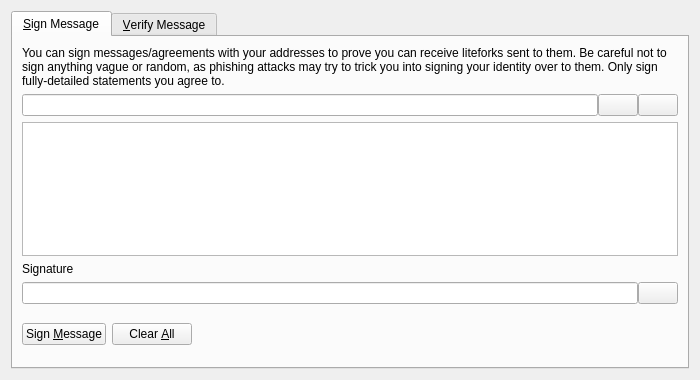
<?xml version="1.0" encoding="UTF-8"?>
<ui version="4.0">
 <class>SignVerifyMessageDialog</class>
 <widget class="QDialog" name="SignVerifyMessageDialog">
  <property name="geometry">
   <rect>
    <x>0</x>
    <y>0</y>
    <width>700</width>
    <height>380</height>
   </rect>
  </property>
  <property name="windowTitle">
   <string>Signatures - Sign / Verify a Message</string>
  </property>
  <property name="modal">
   <bool>true</bool>
  </property>
  <layout class="QVBoxLayout" name="verticalLayout">
   <item>
    <widget class="QTabWidget" name="tabWidget">
     <property name="currentIndex">
      <number>0</number>
     </property>
     <widget class="QWidget" name="tabSignMessage">
      <attribute name="title">
       <string>&amp;Sign Message</string>
      </attribute>
      <layout class="QVBoxLayout" name="verticalLayout_SM">
       <item>
        <widget class="QLabel" name="infoLabel_SM">
         <property name="text">
          <string>You can sign messages/agreements with your addresses to prove you can receive liteforks sent to them. Be careful not to sign anything vague or random, as phishing attacks may try to trick you into signing your identity over to them. Only sign fully-detailed statements you agree to.</string>
         </property>
         <property name="textFormat">
          <enum>Qt::PlainText</enum>
         </property>
         <property name="wordWrap">
          <bool>true</bool>
         </property>
        </widget>
       </item>
       <item>
        <layout class="QHBoxLayout" name="horizontalLayout_1_SM">
         <property name="spacing">
          <number>0</number>
         </property>
         <item>
          <widget class="QValidatedLineEdit" name="addressIn_SM">
           <property name="toolTip">
            <string>The Litefork address to sign the message with</string>
           </property>
          </widget>
         </item>
         <item>
          <widget class="QPushButton" name="addressBookButton_SM">
           <property name="toolTip">
            <string>Choose previously used address</string>
           </property>
           <property name="text">
            <string/>
           </property>
           <property name="icon">
            <iconset resource="../bitcoin.qrc">
             <normaloff>:/icons/address-book</normaloff>:/icons/address-book</iconset>
           </property>
           <property name="shortcut">
            <string>Alt+A</string>
           </property>
           <property name="autoDefault">
            <bool>false</bool>
           </property>
          </widget>
         </item>
         <item>
          <widget class="QPushButton" name="pasteButton_SM">
           <property name="toolTip">
            <string>Paste address from clipboard</string>
           </property>
           <property name="text">
            <string/>
           </property>
           <property name="icon">
            <iconset resource="../bitcoin.qrc">
             <normaloff>:/icons/editpaste</normaloff>:/icons/editpaste</iconset>
           </property>
           <property name="shortcut">
            <string>Alt+P</string>
           </property>
           <property name="autoDefault">
            <bool>false</bool>
           </property>
          </widget>
         </item>
        </layout>
       </item>
       <item>
        <widget class="QPlainTextEdit" name="messageIn_SM">
         <property name="toolTip">
          <string>Enter the message you want to sign here</string>
         </property>
        </widget>
       </item>
       <item>
        <widget class="QLabel" name="signatureLabel_SM">
         <property name="text">
          <string>Signature</string>
         </property>
         <property name="textFormat">
          <enum>Qt::PlainText</enum>
         </property>
        </widget>
       </item>
       <item>
        <layout class="QHBoxLayout" name="horizontalLayout_2_SM">
         <property name="spacing">
          <number>0</number>
         </property>
         <item>
          <widget class="QLineEdit" name="signatureOut_SM">
           <property name="font">
            <font>
             <italic>true</italic>
            </font>
           </property>
           <property name="readOnly">
            <bool>true</bool>
           </property>
          </widget>
         </item>
         <item>
          <widget class="QPushButton" name="copySignatureButton_SM">
           <property name="toolTip">
            <string>Copy the current signature to the system clipboard</string>
           </property>
           <property name="text">
            <string/>
           </property>
           <property name="icon">
            <iconset resource="../bitcoin.qrc">
             <normaloff>:/icons/editcopy</normaloff>:/icons/editcopy</iconset>
           </property>
           <property name="autoDefault">
            <bool>false</bool>
           </property>
          </widget>
         </item>
        </layout>
       </item>
       <item>
        <layout class="QHBoxLayout" name="horizontalLayout_3_SM">
         <item>
          <widget class="QPushButton" name="signMessageButton_SM">
           <property name="toolTip">
            <string>Sign the message to prove you own this Litefork address</string>
           </property>
           <property name="text">
            <string>Sign &amp;Message</string>
           </property>
           <property name="icon">
            <iconset resource="../bitcoin.qrc">
             <normaloff>:/icons/edit</normaloff>:/icons/edit</iconset>
           </property>
           <property name="autoDefault">
            <bool>false</bool>
           </property>
          </widget>
         </item>
         <item>
          <widget class="QPushButton" name="clearButton_SM">
           <property name="toolTip">
            <string>Reset all sign message fields</string>
           </property>
           <property name="text">
            <string>Clear &amp;All</string>
           </property>
           <property name="icon">
            <iconset resource="../bitcoin.qrc">
             <normaloff>:/icons/remove</normaloff>:/icons/remove</iconset>
           </property>
           <property name="autoDefault">
            <bool>false</bool>
           </property>
          </widget>
         </item>
         <item>
          <spacer name="horizontalSpacer_1_SM">
           <property name="orientation">
            <enum>Qt::Horizontal</enum>
           </property>
           <property name="sizeHint" stdset="0">
            <size>
             <width>40</width>
             <height>48</height>
            </size>
           </property>
          </spacer>
         </item>
         <item>
          <widget class="QLabel" name="statusLabel_SM">
           <property name="font">
            <font>
             <weight>75</weight>
             <bold>true</bold>
            </font>
           </property>
           <property name="text">
            <string/>
           </property>
           <property name="wordWrap">
            <bool>true</bool>
           </property>
          </widget>
         </item>
         <item>
          <spacer name="horizontalSpacer_2_SM">
           <property name="orientation">
            <enum>Qt::Horizontal</enum>
           </property>
           <property name="sizeHint" stdset="0">
            <size>
             <width>40</width>
             <height>48</height>
            </size>
           </property>
          </spacer>
         </item>
        </layout>
       </item>
      </layout>
     </widget>
     <widget class="QWidget" name="tabVerifyMessage">
      <attribute name="title">
       <string>&amp;Verify Message</string>
      </attribute>
      <layout class="QVBoxLayout" name="verticalLayout_VM">
       <item>
        <widget class="QLabel" name="infoLabel_VM">
         <property name="text">
          <string>Enter the receiver's address, message (ensure you copy line breaks, spaces, tabs, etc. exactly) and signature below to verify the message. Be careful not to read more into the signature than what is in the signed message itself, to avoid being tricked by a man-in-the-middle attack. Note that this only proves the signing party receives with the address, it cannot prove sendership of any transaction!</string>
         </property>
         <property name="textFormat">
          <enum>Qt::PlainText</enum>
         </property>
         <property name="alignment">
          <set>Qt::AlignLeading|Qt::AlignLeft|Qt::AlignTop</set>
         </property>
         <property name="wordWrap">
          <bool>true</bool>
         </property>
        </widget>
       </item>
       <item>
        <layout class="QHBoxLayout" name="horizontalLayout_1_VM">
         <property name="spacing">
          <number>0</number>
         </property>
         <item>
          <widget class="QValidatedLineEdit" name="addressIn_VM">
           <property name="toolTip">
            <string>The Litefork address the message was signed with</string>
           </property>
          </widget>
         </item>
         <item>
          <widget class="QPushButton" name="addressBookButton_VM">
           <property name="toolTip">
            <string>Choose previously used address</string>
           </property>
           <property name="text">
            <string/>
           </property>
           <property name="icon">
            <iconset resource="../bitcoin.qrc">
             <normaloff>:/icons/address-book</normaloff>:/icons/address-book</iconset>
           </property>
           <property name="shortcut">
            <string>Alt+A</string>
           </property>
           <property name="autoDefault">
            <bool>false</bool>
           </property>
          </widget>
         </item>
        </layout>
       </item>
       <item>
        <widget class="QPlainTextEdit" name="messageIn_VM"/>
       </item>
       <item>
        <widget class="QValidatedLineEdit" name="signatureIn_VM"/>
       </item>
       <item>
        <layout class="QHBoxLayout" name="horizontalLayout_2_VM">
         <item>
          <widget class="QPushButton" name="verifyMessageButton_VM">
           <property name="toolTip">
            <string>Verify the message to ensure it was signed with the specified Litefork address</string>
           </property>
           <property name="text">
            <string>Verify &amp;Message</string>
           </property>
           <property name="icon">
            <iconset resource="../bitcoin.qrc">
             <normaloff>:/icons/transaction_0</normaloff>:/icons/transaction_0</iconset>
           </property>
           <property name="autoDefault">
            <bool>false</bool>
           </property>
          </widget>
         </item>
         <item>
          <widget class="QPushButton" name="clearButton_VM">
           <property name="toolTip">
            <string>Reset all verify message fields</string>
           </property>
           <property name="text">
            <string>Clear &amp;All</string>
           </property>
           <property name="icon">
            <iconset resource="../bitcoin.qrc">
             <normaloff>:/icons/remove</normaloff>:/icons/remove</iconset>
           </property>
           <property name="autoDefault">
            <bool>false</bool>
           </property>
          </widget>
         </item>
         <item>
          <spacer name="horizontalSpacer_1_VM">
           <property name="orientation">
            <enum>Qt::Horizontal</enum>
           </property>
           <property name="sizeHint" stdset="0">
            <size>
             <width>40</width>
             <height>48</height>
            </size>
           </property>
          </spacer>
         </item>
         <item>
          <widget class="QLabel" name="statusLabel_VM">
           <property name="font">
            <font>
             <weight>75</weight>
             <bold>true</bold>
            </font>
           </property>
           <property name="text">
            <string/>
           </property>
           <property name="wordWrap">
            <bool>true</bool>
           </property>
          </widget>
         </item>
         <item>
          <spacer name="horizontalSpacer_2_VM">
           <property name="orientation">
            <enum>Qt::Horizontal</enum>
           </property>
           <property name="sizeHint" stdset="0">
            <size>
             <width>40</width>
             <height>48</height>
            </size>
           </property>
          </spacer>
         </item>
        </layout>
       </item>
      </layout>
     </widget>
    </widget>
   </item>
  </layout>
 </widget>
 <customwidgets>
  <customwidget>
   <class>QValidatedLineEdit</class>
   <extends>QLineEdit</extends>
   <header>qt/qvalidatedlineedit.h</header>
  </customwidget>
 </customwidgets>
 <resources>
  <include location="../bitcoin.qrc"/>
 </resources>
 <connections/>
</ui>
